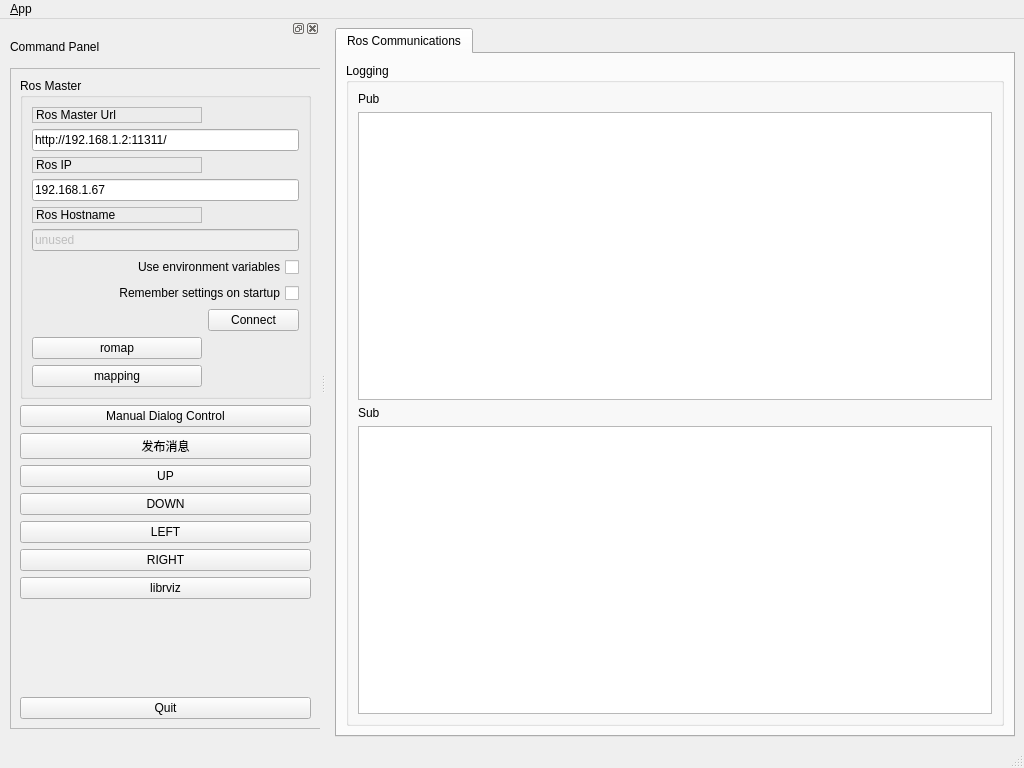
<?xml version="1.0" encoding="UTF-8"?>
<ui version="4.0">
 <class>MainWindowDesign</class>
 <widget class="QMainWindow" name="MainWindowDesign">
  <property name="geometry">
   <rect>
    <x>0</x>
    <y>0</y>
    <width>1024</width>
    <height>768</height>
   </rect>
  </property>
  <property name="windowTitle">
   <string>QRosApp</string>
  </property>
  <property name="windowIcon">
   <iconset resource="../resources/images.qrc">
    <normaloff>:/images/icon.png</normaloff>:/images/icon.png</iconset>
  </property>
  <property name="locale">
   <locale language="English" country="Australia"/>
  </property>
  <widget class="QWidget" name="centralwidget">
   <layout class="QHBoxLayout">
    <item>
     <widget class="QTabWidget" name="tab_manager">
      <property name="minimumSize">
       <size>
        <width>100</width>
        <height>0</height>
       </size>
      </property>
      <property name="locale">
       <locale language="English" country="Australia"/>
      </property>
      <property name="currentIndex">
       <number>0</number>
      </property>
      <widget class="QWidget" name="tab_status">
       <attribute name="title">
        <string>Ros Communications</string>
       </attribute>
       <layout class="QVBoxLayout" name="verticalLayout_2">
        <item>
         <widget class="QGroupBox" name="groupBox_12">
          <property name="sizePolicy">
           <sizepolicy hsizetype="MinimumExpanding" vsizetype="Preferred">
            <horstretch>0</horstretch>
            <verstretch>0</verstretch>
           </sizepolicy>
          </property>
          <property name="title">
           <string>Logging</string>
          </property>
          <layout class="QGridLayout" name="gridLayout_3">
           <item row="1" column="0">
            <widget class="QListView" name="view_logging"/>
           </item>
           <item row="2" column="0">
            <widget class="QLabel" name="label_4">
             <property name="text">
              <string>Sub</string>
             </property>
            </widget>
           </item>
           <item row="4" column="0">
            <widget class="QListView" name="view_logging_sub"/>
           </item>
           <item row="0" column="0">
            <widget class="QLabel" name="label_6">
             <property name="text">
              <string>Pub</string>
             </property>
            </widget>
           </item>
          </layout>
         </widget>
        </item>
       </layout>
      </widget>
     </widget>
    </item>
   </layout>
  </widget>
  <widget class="QMenuBar" name="menubar">
   <property name="geometry">
    <rect>
     <x>0</x>
     <y>0</y>
     <width>1024</width>
     <height>23</height>
    </rect>
   </property>
   <widget class="QMenu" name="menu_File">
    <property name="title">
     <string>&amp;App</string>
    </property>
    <addaction name="action_Preferences"/>
    <addaction name="separator"/>
    <addaction name="actionAbout"/>
    <addaction name="actionAbout_Qt"/>
    <addaction name="separator"/>
    <addaction name="action_Quit"/>
   </widget>
   <addaction name="menu_File"/>
  </widget>
  <widget class="QStatusBar" name="statusbar"/>
  <widget class="QDockWidget" name="dock_status_2">
   <property name="minimumSize">
    <size>
     <width>320</width>
     <height>658</height>
    </size>
   </property>
   <attribute name="dockWidgetArea">
    <number>1</number>
   </attribute>
   <widget class="QWidget" name="dockWidgetContents_3">
    <widget class="QFrame" name="frame">
     <property name="geometry">
      <rect>
       <x>10</x>
       <y>30</y>
       <width>311</width>
       <height>661</height>
      </rect>
     </property>
     <property name="sizePolicy">
      <sizepolicy hsizetype="Fixed" vsizetype="Fixed">
       <horstretch>0</horstretch>
       <verstretch>0</verstretch>
      </sizepolicy>
     </property>
     <property name="frameShape">
      <enum>QFrame::StyledPanel</enum>
     </property>
     <property name="frameShadow">
      <enum>QFrame::Raised</enum>
     </property>
     <layout class="QVBoxLayout" name="verticalLayout_3">
      <item>
       <widget class="QGroupBox" name="groupBox">
        <property name="title">
         <string>Ros Master</string>
        </property>
        <layout class="QGridLayout" name="gridLayout">
         <item row="8" column="0">
          <spacer name="horizontalSpacer">
           <property name="orientation">
            <enum>Qt::Horizontal</enum>
           </property>
           <property name="sizeHint" stdset="0">
            <size>
             <width>170</width>
             <height>21</height>
            </size>
           </property>
          </spacer>
         </item>
         <item row="9" column="0">
          <widget class="QPushButton" name="romap_button">
           <property name="text">
            <string>romap</string>
           </property>
          </widget>
         </item>
         <item row="0" column="0">
          <widget class="QLabel" name="label">
           <property name="frameShape">
            <enum>QFrame::StyledPanel</enum>
           </property>
           <property name="frameShadow">
            <enum>QFrame::Raised</enum>
           </property>
           <property name="text">
            <string>Ros Master Url</string>
           </property>
          </widget>
         </item>
         <item row="7" column="0" colspan="2">
          <widget class="QCheckBox" name="checkbox_remember_settings">
           <property name="layoutDirection">
            <enum>Qt::RightToLeft</enum>
           </property>
           <property name="text">
            <string>Remember settings on startup</string>
           </property>
          </widget>
         </item>
         <item row="6" column="0" colspan="2">
          <widget class="QCheckBox" name="checkbox_use_environment">
           <property name="layoutDirection">
            <enum>Qt::RightToLeft</enum>
           </property>
           <property name="text">
            <string>Use environment variables</string>
           </property>
          </widget>
         </item>
         <item row="2" column="0">
          <widget class="QLabel" name="label_2">
           <property name="frameShape">
            <enum>QFrame::StyledPanel</enum>
           </property>
           <property name="frameShadow">
            <enum>QFrame::Raised</enum>
           </property>
           <property name="text">
            <string>Ros IP</string>
           </property>
          </widget>
         </item>
         <item row="1" column="0" colspan="2">
          <widget class="QLineEdit" name="line_edit_master">
           <property name="text">
            <string>http://192.168.1.2:11311/</string>
           </property>
          </widget>
         </item>
         <item row="4" column="0">
          <widget class="QLabel" name="label_3">
           <property name="frameShape">
            <enum>QFrame::StyledPanel</enum>
           </property>
           <property name="frameShadow">
            <enum>QFrame::Raised</enum>
           </property>
           <property name="text">
            <string>Ros Hostname</string>
           </property>
          </widget>
         </item>
         <item row="5" column="0" colspan="2">
          <widget class="QLineEdit" name="line_edit_topic">
           <property name="enabled">
            <bool>false</bool>
           </property>
           <property name="text">
            <string>unused</string>
           </property>
          </widget>
         </item>
         <item row="8" column="1">
          <widget class="QPushButton" name="button_connect">
           <property name="enabled">
            <bool>true</bool>
           </property>
           <property name="sizePolicy">
            <sizepolicy hsizetype="MinimumExpanding" vsizetype="Fixed">
             <horstretch>0</horstretch>
             <verstretch>0</verstretch>
            </sizepolicy>
           </property>
           <property name="toolTip">
            <string>Set the target to the current joint trajectory state.</string>
           </property>
           <property name="statusTip">
            <string>Clear all waypoints and set the target to the current joint trajectory state.</string>
           </property>
           <property name="text">
            <string>Connect</string>
           </property>
          </widget>
         </item>
         <item row="3" column="0" colspan="2">
          <widget class="QLineEdit" name="line_edit_host">
           <property name="text">
            <string>192.168.1.67</string>
           </property>
          </widget>
         </item>
         <item row="10" column="0">
          <widget class="QPushButton" name="mapping_button">
           <property name="text">
            <string>mapping</string>
           </property>
          </widget>
         </item>
        </layout>
       </widget>
      </item>
      <item>
       <widget class="QPushButton" name="dialog_button">
        <property name="text">
         <string>Manual Dialog Control</string>
        </property>
       </widget>
      </item>
      <item>
       <widget class="QPushButton" name="sent_cmd">
        <property name="text">
         <string>发布消息</string>
        </property>
       </widget>
      </item>
      <item>
       <widget class="QPushButton" name="up">
        <property name="sizePolicy">
         <sizepolicy hsizetype="Minimum" vsizetype="Minimum">
          <horstretch>0</horstretch>
          <verstretch>0</verstretch>
         </sizepolicy>
        </property>
        <property name="text">
         <string>UP</string>
        </property>
       </widget>
      </item>
      <item>
       <widget class="QPushButton" name="down">
        <property name="text">
         <string>DOWN</string>
        </property>
       </widget>
      </item>
      <item>
       <widget class="QPushButton" name="left">
        <property name="text">
         <string>LEFT</string>
        </property>
       </widget>
      </item>
      <item>
       <widget class="QPushButton" name="right">
        <property name="text">
         <string>RIGHT</string>
        </property>
       </widget>
      </item>
      <item>
       <widget class="QPushButton" name="lib_rviz_button">
        <property name="text">
         <string>librviz</string>
        </property>
       </widget>
      </item>
      <item>
       <spacer name="verticalSpacer_3">
        <property name="orientation">
         <enum>Qt::Vertical</enum>
        </property>
        <property name="sizeHint" stdset="0">
         <size>
          <width>20</width>
          <height>233</height>
         </size>
        </property>
       </spacer>
      </item>
      <item>
       <widget class="QPushButton" name="quit_button">
        <property name="sizePolicy">
         <sizepolicy hsizetype="MinimumExpanding" vsizetype="Fixed">
          <horstretch>0</horstretch>
          <verstretch>0</verstretch>
         </sizepolicy>
        </property>
        <property name="text">
         <string>Quit</string>
        </property>
       </widget>
      </item>
     </layout>
    </widget>
    <widget class="QLabel" name="label_5">
     <property name="geometry">
      <rect>
       <x>10</x>
       <y>0</y>
       <width>301</width>
       <height>18</height>
      </rect>
     </property>
     <property name="text">
      <string>Command Panel</string>
     </property>
    </widget>
   </widget>
  </widget>
  <action name="action_Quit">
   <property name="text">
    <string>&amp;Quit</string>
   </property>
   <property name="shortcut">
    <string>Ctrl+Q</string>
   </property>
   <property name="shortcutContext">
    <enum>Qt::ApplicationShortcut</enum>
   </property>
  </action>
  <action name="action_Preferences">
   <property name="text">
    <string>&amp;Preferences</string>
   </property>
  </action>
  <action name="actionAbout">
   <property name="text">
    <string>&amp;About</string>
   </property>
  </action>
  <action name="actionAbout_Qt">
   <property name="text">
    <string>About &amp;Qt</string>
   </property>
  </action>
 </widget>
 <resources>
  <include location="../resources/images.qrc"/>
 </resources>
 <connections>
  <connection>
   <sender>action_Quit</sender>
   <signal>triggered()</signal>
   <receiver>MainWindowDesign</receiver>
   <slot>close()</slot>
   <hints>
    <hint type="sourcelabel">
     <x>-1</x>
     <y>-1</y>
    </hint>
    <hint type="destinationlabel">
     <x>399</x>
     <y>299</y>
    </hint>
   </hints>
  </connection>
  <connection>
   <sender>quit_button</sender>
   <signal>clicked()</signal>
   <receiver>MainWindowDesign</receiver>
   <slot>close()</slot>
   <hints>
    <hint type="sourcelabel">
     <x>859</x>
     <y>552</y>
    </hint>
    <hint type="destinationlabel">
     <x>469</x>
     <y>299</y>
    </hint>
   </hints>
  </connection>
 </connections>
</ui>
